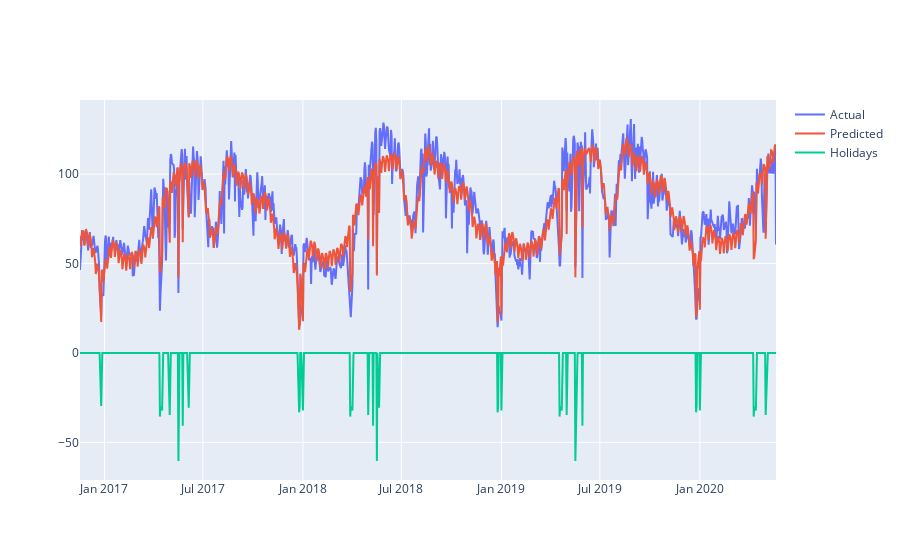

Here is the notebook cell this chart was saved with:
### Markdown cell above
The last line of code lists all the built-in holidays and from the looks of it, the listing seems to be correct, although it could be augmented with dates for Christmas Eve or New Years eve and maybe others - but it’s a start. If we want to see the forecast and the effects made by the holidays regressors we can plot it like this:

### Code cell
future = m.make_future_dataframe(periods=0, freq='D')
future = future.merge(bikerides, on='ds')
forecast = m.predict(future)

fig = go.Figure()
# Create and style traces
fig.add_trace(go.Scatter(x=bikerides['ds'], y=bikerides['y'], name='Actual',))
fig.add_trace(go.Scatter(x=forecast['ds'], y=forecast['yhat'], name='Predicted',))
fig.add_trace(go.Scatter(x=forecast['ds'], y=forecast['holidays'], name='Holidays',))

### Figure 1 — Plotly figure (JSON) as saved in the notebook; plotly's stock layout.template omitted (floating-point values rounded to 4 significant figures; data arrays with more than 128 entries replaced by an {"elided": "..."} marker saying what was removed)
{"data": [{"name": "Actual", "type": "scatter", "x": {"elided": "909 str values"}, "y": {"elided": "909 float values"}}, {"name": "Predicted", "type": "scatter", "x": {"elided": "909 str values"}, "y": {"elided": "909 float values"}}, {"name": "Holidays", "type": "scatter", "x": {"elided": "909 str values"}, "y": {"elided": "909 float values"}}], "layout": {}}
